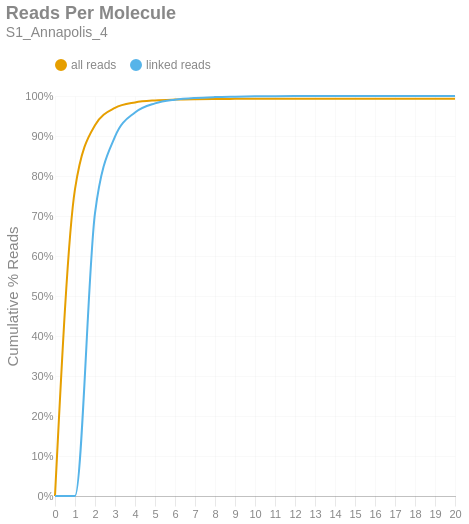

The notebook cell this image was saved under:
### Markdown cell above
### Reads per Molecule
This chart shows the cumulative distribution of the number of reads per linked molecule. That is, how many alignments are associated with a unique molecule. This excludes the number of reads associated with invalid or absent linked-read barcodes. The `linked` histogram is the percentages recalculated when disregarding singletons.

### Code cell
if SKIPLR:
    print_html(f"Skipped")
else:
    counts = np.bincount(valids['reads'].cast(pl.Int64).to_numpy())
    weighted = counts * np.arange(len(counts))
    all_perc = weighted / n_reads
    linked_perc = weighted / n_linked_reads
    linked_perc[1] = 0
    binned_df = pl.DataFrame({
        'readsper': list(range(len(counts))),
        'all reads (cumsum)': np.cumsum(all_perc).tolist(),
        'linked reads (cumsum)': np.cumsum(linked_perc).tolist(),
    })

    with SafeRender(binned_df):
        (
            density_plot(binned_df, 'Reads Per Molecule', samplename, 'readspmol')
            .encode(
                x=alt.X('readsper:O', title=None).axis(labelAngle=0).scale(padding=0),
                y=alt.Y('value:Q', title='Cumulative % Reads').axis(format='%').stack(False),
                color=alt.Color("key:N").scale(domain=["all reads", "linked reads"]),
                tooltip=[
                    alt.Tooltip("key:N", title="Data Type"),
                    alt.Tooltip("readsper:O", title="Reads Per Molecule"),
                    alt.Tooltip("value:Q", format=".2%", title="% Reads (Cum.)")
                ]            
            )
        ).display()

### Figure 1 — Vega-Lite specification as saved in the notebook (floating-point values rounded to 4 significant figures)
{"width": "container", "height": 400, "config": {"title": {"anchor": "start", "dy": -15, "fontSize": 18, "color": "#888888", "subtitleColor": "#888888", "subtitleFontSize": 14}, "arc": {"fill": "#0072B2"}, "axis": {"domainColor": "#888888", "domainWidth": 0.5, "gridWidth": 0.2, "grid": false, "titleFontWeight": 400, "titleFontSize": 15, "labelFontSize": 11, "labelColor": "#888888", "tickColor": "#888888", "tickWidth": 0.2, "titleColor": "#888888"}, "axisBand": {"grid": false}, "axisX": {"grid": true, "tickSize": 10, "domainCap": "round"}, "axisY": {"domain": false, "grid": true, "tickSize": 0, "domainCap": "round"}, "background": "transparent", "header": {"labelFontSize": 15, "labelColor": "#888888", "titleFontSize": 15, "titleFontWeight": 600, "titleColor": "#888888"}, "legend": {"labelFont": "sans-serif", "labelFontSize": 12, "labelColor": "#888888", "symbolSize": 100, "symbolType": "circle", "titleFontSize": 12, "titlePadding": 10, "titleColor": "#888888", "title": null, "orient": "top"}, "range": {"category": ["#E69F00", "#56B4E9", "#009E73", "#F0E442", "#0072B2", "#D55E00", "#CC79A7", "#000000"], "diverging": ["#cfe8f3", "#a2d4ec", "#73bfe2", "#46abdb", "#1696d2", "#12719e"]}, "area": {"fill": "#0072B2", "fillOpacity": 0.7, "line": true, "strokeOpacity": 0.7}, "line": {"color": "#0072B2", "stroke": "#0072B2", "strokeWidth": 2}, "trail": {"color": "#0072B2", "stroke": "#0072B2", "strokeWidth": 0, "size": 1}, "point": {"filled": true, "fillOpacity": 1.0, "size": 95}, "text": {"color": "#888888", "fontSize": 11, "align": "right", "fontWeight": 400, "size": 11}, "bar": {"fill": "#0072B2", "stroke": null}, "view": {"stroke": null, "continuousWidth": 660, "continuousHeight": 400}}, "data": {"name": "data-bcfe4b7a2249176afda0d5339c03ec6a"}, "mark": {"type": "line", "interpolate": "monotone", "point": {"opacity": 0, "size": 275}}, "encoding": {"color": {"field": "key", "scale": {"domain": ["all reads", "linked reads"]}, "type": "nominal"}, "tooltip": [{"field": "key", "title": "Data Type", "type": "nominal"}, {"field": "readsper", "title": "Reads Per Molecule", "type": "ordinal"}, {"field": "value", "format": ".2%", "title": "% Reads (Cum.)", "type": "quantitative"}], "x": {"axis": {"labelAngle": 0}, "field": "readsper", "scale": {"padding": 0}, "title": null, "type": "ordinal"}, "y": {"axis": {"format": "%"}, "field": "value", "stack": false, "title": "Cumulative % Reads", "type": "quantitative"}}, "params": [{"name": "param_c36ac31b6afebe62", "select": {"type": "point", "fields": ["key"]}, "bind": "legend"}], "title": {"text": "Reads Per Molecule", "subtitle": "S1_Annapolis_4"}, "transform": [{"fold": ["all reads (cumsum)", "linked reads (cumsum)"]}, {"calculate": "replace(datum.key, ' (cumsum)', '')", "as": "key"}, {"filter": {"param": "param_c36ac31b6afebe62"}}], "usermeta": {"embedOptions": {"downloadFileName": "S1_Annapolis_4.readspmol"}}, "$schema": "https://vega.github.io/schema/vega-lite/v6.1.0.json", "datasets": {"data-bcfe4b7a2249176afda0d5339c03ec6a": [{"readsper": 0, "all reads (cumsum)": 0.0, "linked reads (cumsum)": 0.0}, {"readsper": 1, "all reads (cumsum)": 0.7674, "linked reads (cumsum)": 0.0}, {"readsper": 2, "all reads (cumsum)": 0.9271, "linked reads (cumsum)": 0.7072}, {"readsper": 3, "all reads (cumsum)": 0.9703, "linked reads (cumsum)": 0.8984}, {"readsper": 4, "all reads (cumsum)": 0.9839, "linked reads (cumsum)": 0.9588}, {"readsper": 5, "all reads (cumsum)": 0.989, "linked reads (cumsum)": 0.9816}, {"readsper": 6, "all reads (cumsum)": 0.9911, "linked reads (cumsum)": 0.9908}, {"readsper": 7, "all reads (cumsum)": 0.9921, "linked reads (cumsum)": 0.9952}, {"readsper": 8, "all reads (cumsum)": 0.9926, "linked reads (cumsum)": 0.9973}, {"readsper": 9, "all reads (cumsum)": 0.9928, "linked reads (cumsum)": 0.9984}, {"readsper": 10, "all reads (cumsum)": 0.993, "linked reads (cumsum)": 0.9992}, {"readsper": 11, "all reads (cumsum)": 0.9931, "linked reads (cumsum)": 0.9995}, {"readsper": 12, "all reads (cumsum)": 0.9931, "linked reads (cumsum)": 0.9998}, {"readsper": 13, "all reads (cumsum)": 0.9932, "linked reads (cumsum)": 0.9999}, {"readsper": 14, "all reads (cumsum)": 0.9932, "linked reads (cumsum)": 0.9999}, {"readsper": 15, "all reads (cumsum)": 0.9932, "linked reads (cumsum)": 0.9999}, {"readsper": 16, "all reads (cumsum)": 0.9932, "linked reads (cumsum)": 0.9999}, {"readsper": 17, "all reads (cumsum)": 0.9932, "linked reads (cumsum)": 1.0}, {"readsper": 18, "all reads (cumsum)": 0.9932, "linked reads (cumsum)": 1.0}, {"readsper": 19, "all reads (cumsum)": 0.9932, "linked reads (cumsum)": 1.0}, {"readsper": 20, "all reads (cumsum)": 0.9932, "linked reads (cumsum)": 1.0}]}}
